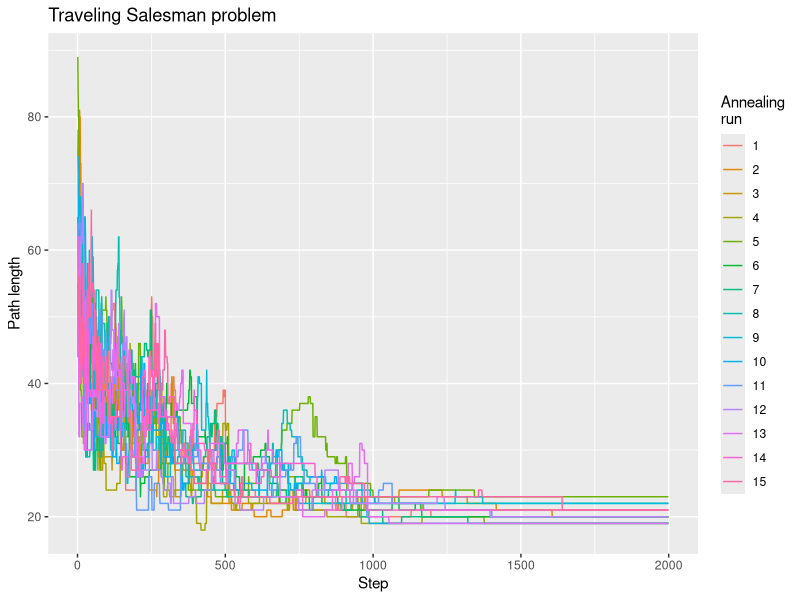

Recreate this plot in R.
# Problem 1

library(ggplot2)
library(dplyr)

## Define distance matrix
raw = c(
  0, 1, 2, 4, 9, 8, 3, 2, 1, 5, 7, 1, 2, 9, 3,
  1, 0, 5, 3, 7, 2, 5, 1, 3, 4, 6, 6, 6, 1, 9,
  2, 5, 0, 6, 1, 4, 7, 7, 1, 6, 5, 9, 1, 3, 4,
  4, 3, 6, 0, 5, 2, 1, 6, 5, 4, 2, 1, 2, 1, 3,
  9, 7, 1, 5, 0, 9, 1, 1, 2, 1, 3, 6, 8, 2, 5,
  8, 2, 4, 2, 9, 0, 3, 5, 4, 7, 8, 3, 1, 2, 5,
  3, 5, 7, 1, 1, 3, 0, 2, 6, 1, 7, 9, 5, 1, 4,
  2, 1, 7, 6, 1, 5, 2, 0, 9, 4, 2, 1, 1, 7, 8,
  1, 3, 1, 5, 2, 4, 6, 9, 0, 3, 3, 5, 1, 6, 4,
  5, 4, 6, 4, 1, 7, 1, 4, 3, 0, 9, 1, 8, 5, 2,
  7, 6, 5, 2, 3, 8, 7, 2, 3, 9, 0, 2, 1, 8, 1,
  1, 6, 9, 1, 6, 3, 9, 1, 5, 1, 2, 0, 5, 4, 3,
  2, 6, 1, 2, 8, 1, 5, 1, 1, 8, 1, 5, 0, 9, 6,
  9, 1, 3, 1, 2, 2, 1, 7, 6, 5, 8, 4, 9, 0, 7,
  3, 9, 4, 3, 5, 5, 4, 8, 4, 2, 1, 3, 6, 7, 0
)
D = matrix(raw, sqrt(length(raw)), sqrt(length(raw)))

## set up

N = dim(D)[1] # #.of cities

M = 15 # #.of times to anneal

k_max = 2000 # steps in the annealing process


## Define functions

temp = function(r){
  ## Temperature schedule
  stopifnot(r > 0 || r <= 1)
  
  # when r is large, temperature should be low
  # temp should always be positive, real
  tt = -log(r)
  return(tt)
}

path_leng = function(s, DM=D){
  r = 0
  N = length(s)
  for(i in 1:(N-1)){             # travel
    r = r + DM[s[i],s[i+1]]
  }
  r = r + DM[s[N],s[1]]          # go home
  return(r)
}

nhbd = function(s, k = 2){
  # Generate a neighborhood around path 
  # which consists of all sigma(s) where sigma is a k-cycle rotation with k
  
  
  N = length(s)
  stopifnot(N > 2)
  stopifnot(k >= 2) # 1 cycle neighborhood is identity
  stopifnot(k <= N) # there are no N+1 cycles in Z/Z_{N}
  
  # Generate k-cycle
  K = sample(1:N, k)
  
  # Rotate s by K
  s2 = s
  
  for(i in 1:(k-1)){
    s2[K[i]] = s[K[i+1]]
  }
  s2[K[k]] = s[K[1]]
  
  
  return(s2)
}




## Annealing

results = data.frame(Step=integer(),Length=integer(),M=integer(),stringsAsFactors=F)

# Anneal M times to avoid local minima

best_path = list()
for(m in 1:M){
  
  s0 = sample(1:N) # Starting path sampled uniformly at random
  
  for(k in 1:k_max){
    
    tt = temp(k/k_max) 
    s1 = nhbd(s0, 2)      # Sample uniformly at random from the neighborhood
    h0 = path_leng(s0)    # Calculate energy of object
    h1 = path_leng(s1)
    
    if(h1 < h0){ 
      s0 = s1 
    }else{
      R = runif(1)
      P = exp(-(h1-h0)/tt)
      
      
      if(P>R){ 
        s0 = s1
      }
    }
    
    # record results
    results[dim(results)[1]+1,] = c(k, path_leng(s0), m)
    
  }
  best_path[[length(best_path)+1]] = s0
}

results = results[results$Step!=k_max,]

bp = best_path[[results$M[tail(which(results$Length==min(results$Length)),1)]]]

## Plot result

  ggplot(results, aes(x=Step, y=Length, color=factor(M))) +
  geom_line() +
  ggtitle("Traveling Salesman problem") +
  xlab("Step") + ylab("Path length") +
  labs(color="Annealing\nrun")
